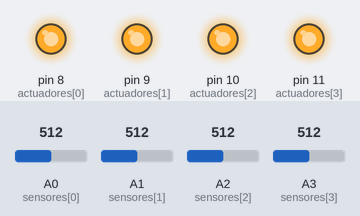
Simulated run of this sketch. Board: Arduino Uno, built with avr-gcc and run on an emulated ATmega328P. On the bench: output pins drawn as LEDs (lit = HIGH). The test bench sets the inputs (shaded band); at power-on: A0 (sensores[0]) = 512, A1 (sensores[1]) = 512, A2 (sensores[2]) = 512, A3 (sensores[3]) = 512.

Above: at 1.2 s.
1.3 s: A0 (sensores[0]) set to 493
At 2.5 s:
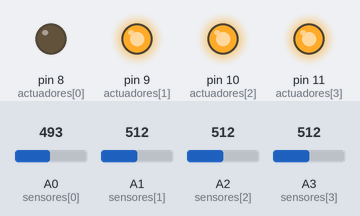
2.8 s: A1 (sensores[1]) set to 500
At 3.7 s:
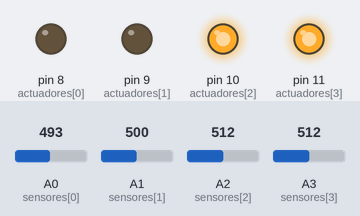
4.3 s: A2 (sensores[2]) set to 499
At 4.9 s:
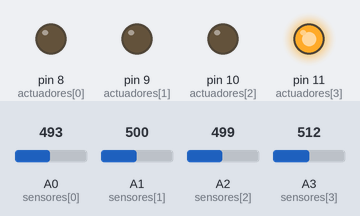
5.8 s: A3 (sensores[3]) set to 306
At 7.0 s:
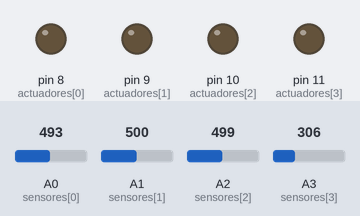
7.3 s: A1 (sensores[1]) set to 716
At 8.3 s:
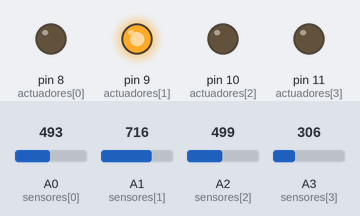
8.8 s: A2 (sensores[2]) set to 716
At 9.5 s:
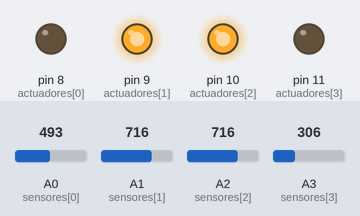
Timing chart, 0 to 11.3 s (numbered marks = the images above; inputs shaded):
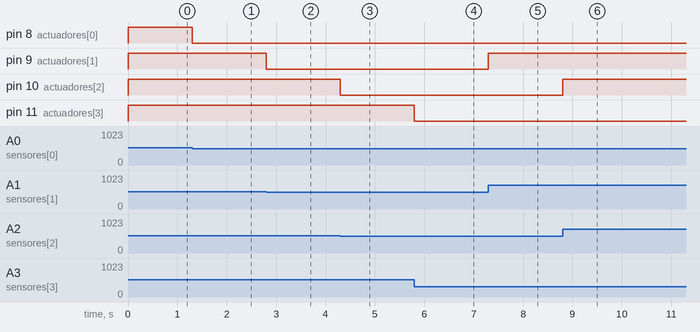

Measured:
- the behaviour switches between 512 and 511 on A0 (sensores[0]) (found by bisection; images 0 and 1)
- the behaviour switches between 512 and 511 on A1 (sensores[1]) (found by bisection; images 1 and 2)
- the behaviour switches between 512 and 511 on A2 (sensores[2]) (found by bisection; images 2 and 3)
- after the input at 1.3 s, pin 8 (actuadores[0]): HIGH → LOW at once
- after the input at 2.8 s, pin 9 (actuadores[1]): HIGH → LOW at once
- after the input at 4.3 s, pin 10 (actuadores[2]): HIGH → LOW at once
- after the input at 5.8 s, pin 11 (actuadores[3]): HIGH → LOW at once
- after the input at 7.3 s, pin 9 (actuadores[1]): LOW → HIGH at once
- after the input at 8.8 s, pin 10 (actuadores[2]): LOW → HIGH at once

The sketch:

P2_Potenciometro.ino
```cpp
int sensores[] = {A0, A1, A2, A3};
int actuadores[] = {8, 9, 10, 11};
int i;

void setup() {
  // put your setup code here, to run once:
  Serial.begin(9600);
  Serial.setTimeout(100);
  for (i = 0; i < 4; i++) {
    pinMode(actuadores[i], OUTPUT);
  }
}

int valor;
void loop() {
  // put your main code here, to run repeatedly:
  for (i = 0; i < 4; i++) {
    valor = analogRead(sensores[i]);
    valor = int(valor / 512);
    digitalWrite(actuadores[i], valor);
  }
}
```
